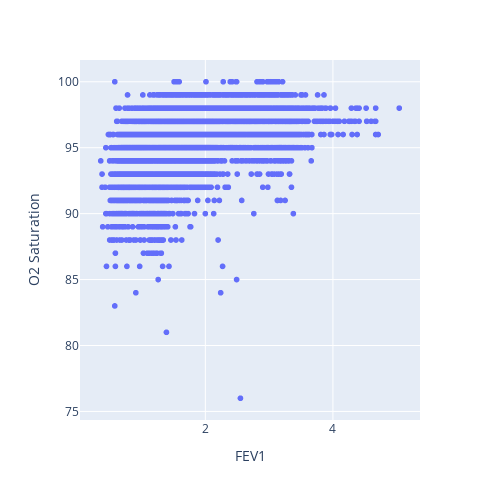
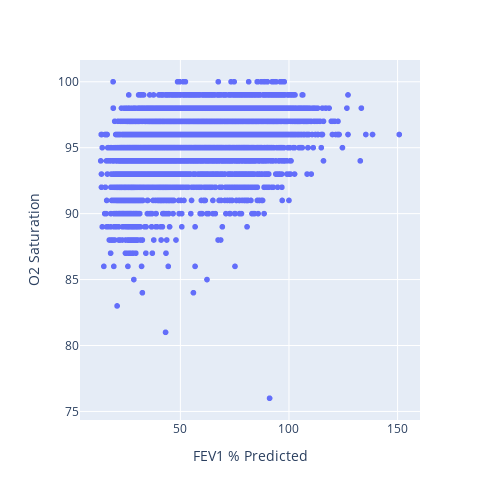

Notebook source saved alongside these figures, in order:
### Code cell
# Raw plot without trendline
fig = px.scatter(O2_FEV1, y="O2 Saturation", x="FEV1")
# fig = px.scatter(O2_FEV1, y="O2 Saturation", x="FEV1", trendline="ols")
fig.update_layout(autosize=False, width=500, height=500)
fig.show()
fig.write_image(plotsdir + "FEV1-O2 raw.pdf")

fig = px.scatter(O2_FEV1, y="O2 Saturation", x="FEV1 % Predicted")
fig.update_layout(autosize=False, width=500, height=500)
fig.show()
# fig.write_image(plotsdir + "FEV1 % Predicted-O2 raw.pdf")

O2_FEV1.shape

### Figure 1 — Plotly figure (JSON) as saved in the notebook; plotly's stock layout.template omitted (floating-point values rounded to 4 significant figures; data arrays with more than 128 entries replaced by an {"elided": "..."} marker saying what was removed)
{"data": [{"hovertemplate": "FEV1=%{x}<br>O2 Saturation=%{y}<extra></extra>", "legendgroup": "", "marker": {"color": "#636efa", "symbol": "circle"}, "mode": "markers", "name": "", "showlegend": false, "type": "scattergl", "x": {"elided": "9092 float values"}, "xaxis": "x", "y": {"elided": "9092 int values"}, "yaxis": "y"}], "layout": {"autosize": false, "height": 500, "legend": {"tracegroupgap": 0}, "margin": {"t": 60}, "width": 500, "xaxis": {"anchor": "y", "domain": [0, 1], "title": {"text": "FEV1"}}, "yaxis": {"anchor": "x", "domain": [0, 1], "title": {"text": "O2 Saturation"}}}}

### Figure 2 — Plotly figure (JSON) as saved in the notebook; plotly's stock layout.template omitted (floating-point values rounded to 4 significant figures; data arrays with more than 128 entries replaced by an {"elided": "..."} marker saying what was removed)
{"data": [{"hovertemplate": "FEV1 % Predicted=%{x}<br>O2 Saturation=%{y}<extra></extra>", "legendgroup": "", "marker": {"color": "#636efa", "symbol": "circle"}, "mode": "markers", "name": "", "showlegend": false, "type": "scattergl", "x": {"elided": "9092 float values"}, "xaxis": "x", "y": {"elided": "9092 int values"}, "yaxis": "y"}], "layout": {"autosize": false, "height": 500, "legend": {"tracegroupgap": 0}, "margin": {"t": 60}, "width": 500, "xaxis": {"anchor": "y", "domain": [0, 1], "title": {"text": "FEV1 % Predicted"}}, "yaxis": {"anchor": "x", "domain": [0, 1], "title": {"text": "O2 Saturation"}}}}
